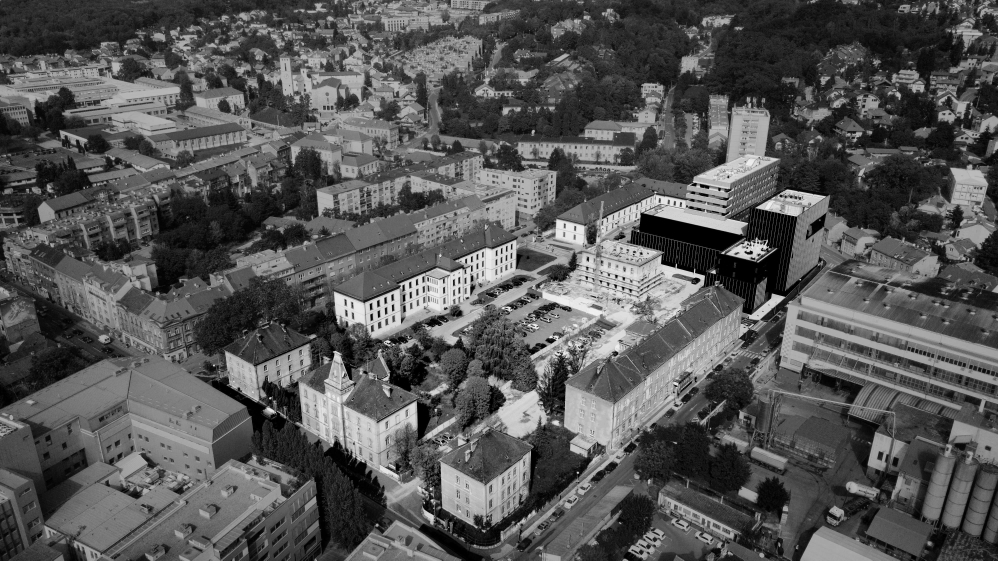
#> input picture modul 3/datoteke/pillow/slike/Algebra_campus.jpg, 3992 x 2242 px, found by its file name (shown at 1/4 size)
$ python pil2.py
#> lines starting #> are read from the running program, lines starting #| are printed output that depends on the picture
from PIL import Image

fotografija_putanja = r"m3/datoteke/pillow/slike/Algebra_campus.jpg"
fotografije_varijabla = Image.open(fotografija_putanja)
#> fotografije_varijabla is the input picture: PIL image 3992x2242 L; min 0, max 255, mean 85.6

print(fotografije_varijabla.size)
#| (3992, 2242)

smanji_za = 500
lijevo = 0+smanji_za
gore = 0+smanji_za
desno = fotografije_varijabla.size[0] - smanji_za
#> desno = 3492
dolje = fotografije_varijabla.size[1] - smanji_za
#> dolje = 1742

fotografije_varijabla_crop = fotografije_varijabla.crop((lijevo,gore,desno,dolje))
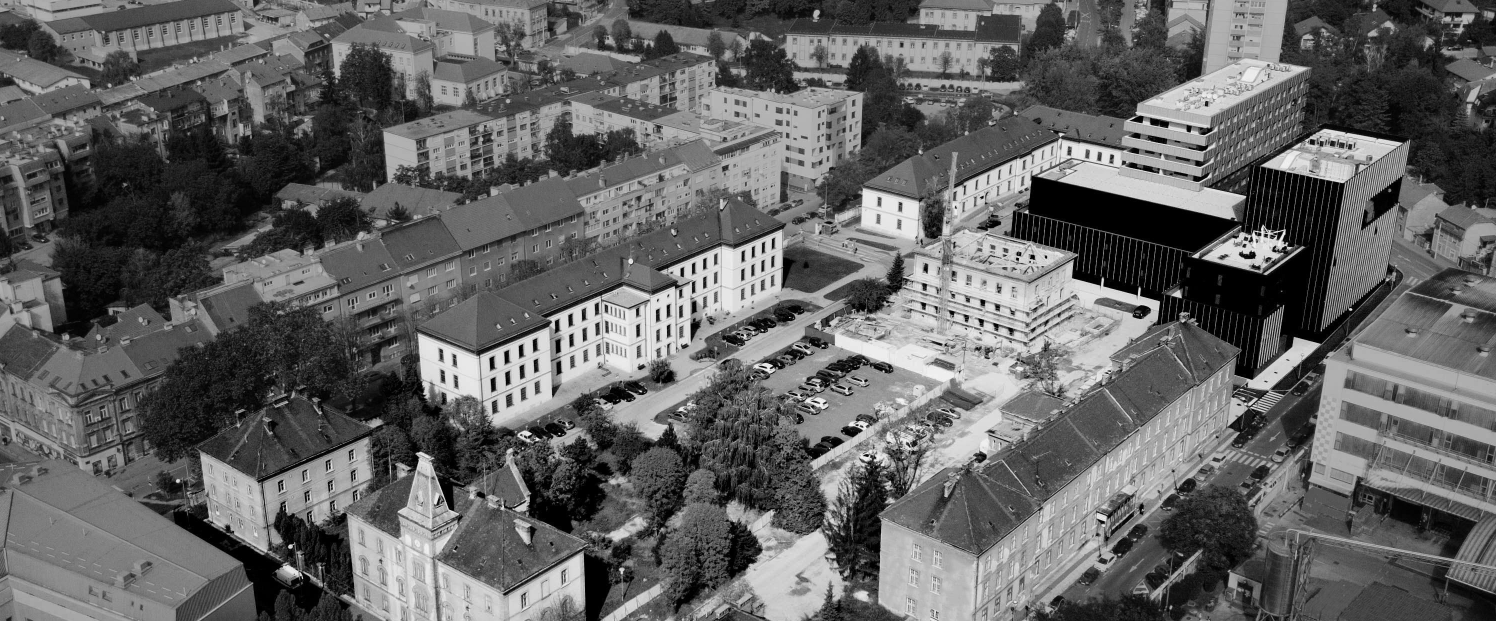
#> fotografije_varijabla_crop: PIL image 2992x1242 L (shown at 1/2 size); min 0, max 255, mean 99

fotografije_varijabla.show()
fotografije_varijabla_crop.show()

fotografije_varijabla_crop.save("Algebra_campus_crop.jpg", "JPEG")
fotografije_varijabla_crop.save("Algebra_campus_crop.png", "PNG")
